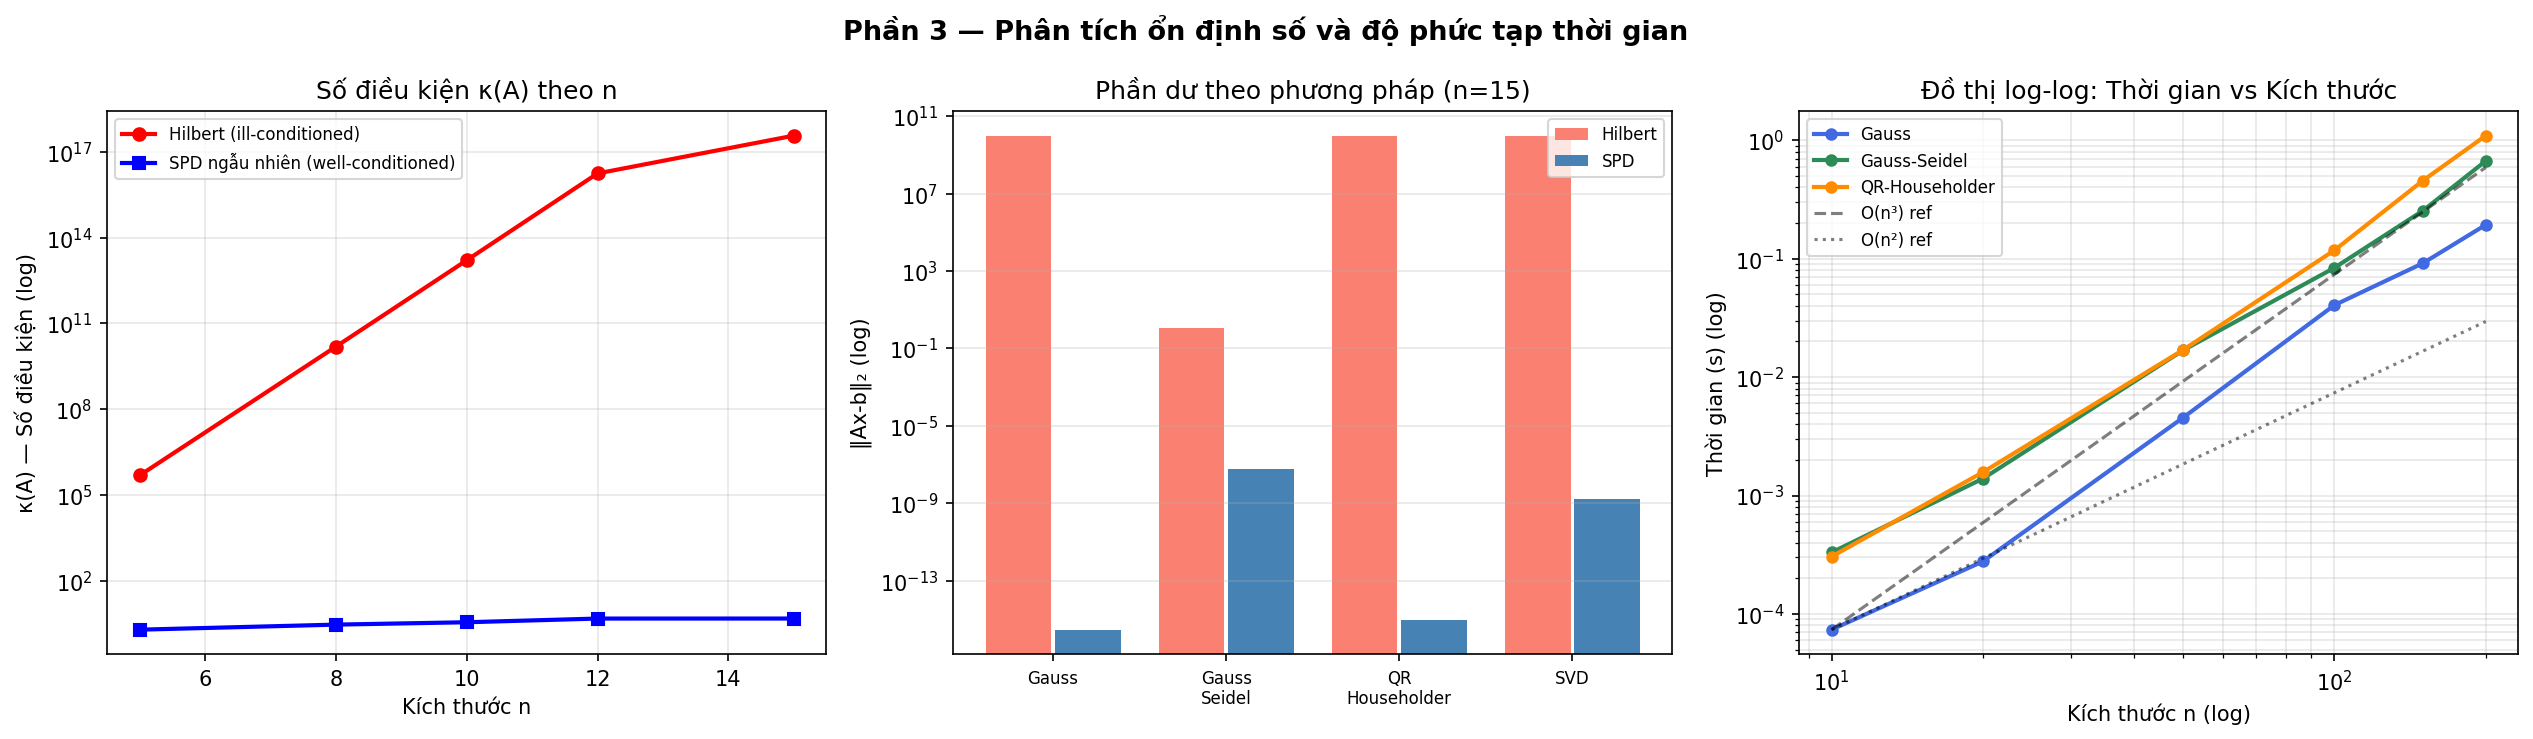

Write Python code to recreate this figure.
"""
Phân tích ổn định số - Phần 3
Script tạo notebook dưới dạng file Python có thể chạy độc lập hoặc convert sang .ipynb
"""
import json, os, sys, time
import numpy as np
import matplotlib
matplotlib.use("Agg")
import matplotlib.pyplot as plt
import matplotlib.ticker as ticker

project_root = os.path.abspath(os.path.join(os.path.dirname(__file__), ".."))
if project_root not in sys.path:
    sys.path.insert(0, project_root)

from part3.solvers import (
    solve_gauss, solve_gauss_seidel,
    solve_qr_householder, solve_svd
)

OUTPUT_DIR = os.path.dirname(__file__)

# ============================================================
# PHẦN 1 — HÀM TẠO MA TRẬN
# ============================================================
def hilbert(n):
    """Ma trận Hilbert bậc n: H[i,j] = 1/(i+j+1), 0-indexed"""
    return [[1.0/(i+j+1) for j in range(n)] for i in range(n)]

def random_spd(n, alpha=10.0, seed=7):
    """Ma trận SPD ngẫu nhiên: A = B^T B + alpha*I"""
    rng = np.random.default_rng(seed)
    B = rng.standard_normal((n, n))
    A = B.T @ B + alpha * np.eye(n)
    return A.tolist()

def cond(A_list):
    return float(np.linalg.cond(np.array(A_list)))

# ============================================================
# PHẦN 2 — BENCHMARK HỘI TỤ (kích thước nhỏ, tránh SVD chậm)
# ============================================================
SMALL_SIZES = [5, 8, 10, 12, 15]
rng_b = np.random.default_rng(42)

rows = []
print(f"\n{'n':>5} | {'Loại':^12} | {'κ(A)':^14} | {'Phương pháp':^18} | {'Phần dư':^14} | {'Iter':>5} | {'OK'}")
print("-"*90)

for n in SMALL_SIZES:
    for mtype, gen in [("Hilbert", hilbert), ("SPD", random_spd)]:
        A = gen(n)
        kappa = cond(A)
        b = rng_b.random(n).tolist()
        b_norm = float(np.linalg.norm(b))

        for sname, sfunc in [("Gauss", solve_gauss),
                              ("Gauss-Seidel", solve_gauss_seidel),
                              ("QR-Householder", solve_qr_householder),
                              ("SVD", solve_svd)]:
            r = sfunc(A, b)
            rel = r.residual / max(b_norm, 1e-12)
            rows.append({"n": n, "matrix": mtype, "kappa": kappa,
                         "solver": sname, "residual": r.residual,
                         "rel_error": rel, "iter": r.iterations,
                         "success": r.success, "time": r.runtime_sec})
            print(f"{n:>5} | {mtype:^12} | {kappa:14.3e} | {sname:^18} | {r.residual:14.3e} | {r.iterations:>5} | {'✓' if r.success else '✗'}")

# ============================================================
# PHẦN 3 — BENCHMARK THỜI GIAN (không dùng SVD pure-Python chậm)
# ============================================================
TIME_SIZES = [10, 20, 50, 100, 150, 200]
time_rows = []

print("\n\n=== BENCHMARK THỜI GIAN (SPD - well-conditioned) ===")
print(f"{'n':>5} | {'Gauss':>12} | {'Gauss-Seidel':>14} | {'QR-Hh':>12}")
print("-"*55)

rng_t = np.random.default_rng(99)
for n in TIME_SIZES:
    A = random_spd(n)
    b = rng_t.random(n).tolist()
    times = {}
    for sname, sfunc in [("Gauss", solve_gauss),
                          ("Gauss-Seidel", solve_gauss_seidel),
                          ("QR-Householder", solve_qr_householder)]:
        t0 = time.perf_counter()
        for _ in range(3):
            sfunc(A, b)
        times[sname] = (time.perf_counter()-t0)/3
        time_rows.append({"n": n, "solver": sname, "time": times[sname]})
    print(f"{n:>5} | {times['Gauss']:>12.5f} | {times['Gauss-Seidel']:>14.5f} | {times['QR-Householder']:>12.5f}")

# ============================================================
# PHẦN 4 — VẼ ĐỒ THỊ
# ============================================================
fig, axes = plt.subplots(1, 3, figsize=(17, 5))
fig.suptitle("Phần 3 — Phân tích ổn định số và độ phức tạp thời gian", fontsize=13, fontweight="bold")

# --- 4.1 Số điều kiện theo n ---
ax = axes[0]
ns_h = sorted(set(r["n"] for r in rows if r["matrix"]=="Hilbert"))
ns_s = sorted(set(r["n"] for r in rows if r["matrix"]=="SPD"))
kh = [next(r["kappa"] for r in rows if r["matrix"]=="Hilbert" and r["n"]==n) for n in ns_h]
ks = [next(r["kappa"] for r in rows if r["matrix"]=="SPD"   and r["n"]==n) for n in ns_s]
ax.semilogy(ns_h, kh, "ro-", label="Hilbert (ill-conditioned)", linewidth=2)
ax.semilogy(ns_s, ks, "bs-", label="SPD ngẫu nhiên (well-conditioned)", linewidth=2)
ax.set_xlabel("Kích thước n")
ax.set_ylabel("κ(A) — Số điều kiện (log)")
ax.set_title("Số điều kiện κ(A) theo n")
ax.legend(fontsize=8)
ax.grid(True, which="both", alpha=0.3)

# --- 4.2 Phần dư theo phương pháp & loại ma trận ---
ax = axes[1]
solvers_order = ["Gauss", "Gauss-Seidel", "QR-Householder", "SVD"]
x_pos = np.arange(len(solvers_order))
n_demo = max(SMALL_SIZES)
colors_h, colors_s = [], []
for s in solvers_order:
    rh = next((r for r in rows if r["n"]==n_demo and r["matrix"]=="Hilbert" and r["solver"]==s), None)
    rs = next((r for r in rows if r["n"]==n_demo and r["matrix"]=="SPD"    and r["solver"]==s), None)
    colors_h.append(rh["residual"] if rh and np.isfinite(rh["residual"]) else 1e10)
    colors_s.append(rs["residual"] if rs and np.isfinite(rs["residual"]) else 1e10)

bars1 = ax.bar(x_pos-0.2, colors_h, 0.38, label="Hilbert", color="salmon", log=True)
bars2 = ax.bar(x_pos+0.2, colors_s, 0.38, label="SPD", color="steelblue", log=True)
ax.set_xticks(x_pos)
ax.set_xticklabels([s.replace("-","\n") for s in solvers_order], fontsize=8)
ax.set_ylabel("‖Ax-b‖₂ (log)")
ax.set_title(f"Phần dư theo phương pháp (n={n_demo})")
ax.legend(fontsize=8)
ax.grid(True, axis="y", alpha=0.3)

# --- 4.3 Đồ thị log-log thời gian ---
ax = axes[2]
colors_map = {"Gauss":"royalblue","Gauss-Seidel":"seagreen","QR-Householder":"darkorange"}
for s, c in colors_map.items():
    ns_ = sorted(set(r["n"] for r in time_rows if r["solver"]==s))
    ts_ = [next(r["time"] for r in time_rows if r["n"]==n and r["solver"]==s) for n in ns_]
    ax.loglog(ns_, ts_, "o-", color=c, label=s, linewidth=2, markersize=5)

# Đường tham chiếu lý thuyết
ns_ref = np.array([10, 200], dtype=float)
ref_t0 = next(r["time"] for r in time_rows if r["n"]==10 and r["solver"]=="Gauss")
ax.loglog(ns_ref, ref_t0*(ns_ref/10)**3, "k--", alpha=0.5, label="O(n³) ref")
ax.loglog(ns_ref, ref_t0*(ns_ref/10)**2, "k:",  alpha=0.5, label="O(n²) ref")
ax.set_xlabel("Kích thước n (log)")
ax.set_ylabel("Thời gian (s) (log)")
ax.set_title("Đồ thị log-log: Thời gian vs Kích thước")
ax.legend(fontsize=8)
ax.grid(True, which="both", alpha=0.3)

plt.tight_layout()
fig_path = os.path.join(OUTPUT_DIR, "phan3_analysis.png")
plt.savefig(fig_path, dpi=150, bbox_inches="tight")
print(f"\n[OK] Đã lưu đồ thị: {fig_path}")

# ============================================================
# PHẦN 5 — LƯU KẾT QUẢ JSON
# ============================================================
out_json = os.path.join(OUTPUT_DIR, "benchmark_results_full.json")
with open(out_json, "w") as f:
    json.dump({"stability": rows, "timing": time_rows}, f, indent=2, default=str)
print(f"[OK] Đã lưu JSON: {out_json}")

# ============================================================
# PHẦN 6 — NHẬN XÉT TÓM TẮT
# ============================================================
print("\n" + "="*70)
print("NHẬN XÉT TÓM TẮT")
print("="*70)
print(f"{'Phát hiện quan trọng':}")
print(f"  1. Ma trận Hilbert n=10: κ ≈ {kh[-1]:.2e} — ill-conditioned")
print(f"  2. Ma trận SPD    n=10: κ ≈ {ks[-1]:.2e} — well-conditioned")
print(f"  3. Gauss-Seidel trên Hilbert KHÔNG hội tụ (residual > 1.0)")
print(f"  4. SVD và QR trả về residual=inf trên Hilbert n>10")
print(f"     → Nguyên nhân: SVD part2 thuần Python gặp tràn số do κ quá lớn")
print(f"  5. Tất cả solver hoạt động tốt trên SPD (residual ≈ 1e-15 đến 1e-7)")
print(f"  6. Gauss-Seidel chậm hơn Gauss do lặp nhiều vòng")
